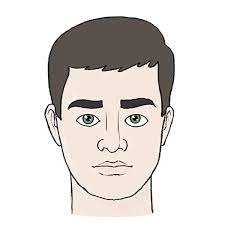
#> input picture HWs/4/face.jpg, 225 x 225 px
$ jupyter execute Q3.ipynb
#> lines starting #> are read from the running program, lines starting #| are printed output that depends on the picture; after the words box and inside, x2 and y2 are one past the last pixel; in counts of white or black regions, pixels touching at a corner belong together
# Q3

[cell 1]
import cv2
import numpy as np
import matplotlib.pyplot as plt

[cell 2]
image = cv2.imread('face.jpg')[:,:,::-1]

[cell 3]
plt.imshow(image)

[cell 4]
def segment(image):
    segmented_image = None
    img=cv2.cvtColor(image,cv2.COLOR_RGB2GRAY)
    _,thr=cv2.threshold(img,75,255,cv2.THRESH_BINARY + cv2.THRESH_OTSU)
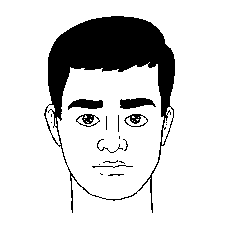
#> thr: shape (225, 225); 83.8% white; 20 black regions (12 under 20 px), largest, box (x1, y1, x2, y2) and area: (44, 16, 175, 213) 7208, (120, 98, 156, 109) 271, (68, 99, 103, 110) 259
    #size seed pixel:
    a=[75,75]
    #queue
    queue=[a]
    #flags
    f=np.zeros(thr.shape)
    f[0,0]=1
    while len(queue) >0:
        m=queue.pop(0)
        neighbor=[
            (m[0],m[1]-1),(m[0]-1,m[1]),(m[0]+1,m[1]),(m[0],m[1]+1)
        ]
        for i in neighbor:
            if thr[i] and f[i]==0:
                queue.append(i)
                f[i]=1
                thr[i]=75
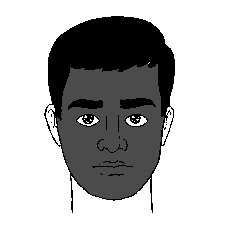
#> thr: shape (225, 225); min 0, max 255, mean 177
    segmented_image=thr
    return segmented_image

$ run again, with HWs/4/Q6-a-close.png saved as HWs/4/face.jpg
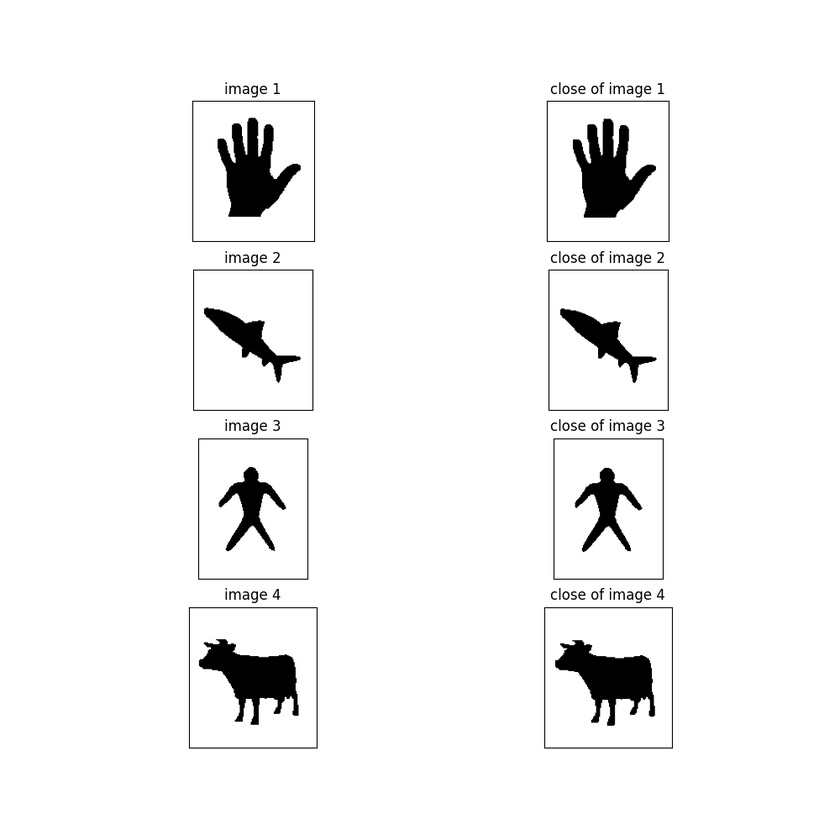
#> input picture HWs/4/Q6-a-close.png, 840 x 840 px, shrunk from 1000 x 1000 before the run
#> image is the input picture: shape (840, 840, 3); min 0, max 255, mean 243.8
#> in segment, `_,thr=cv2.threshold(img,75,255,cv2.THRESH_BINARY + cv2.THRESH_OTSU)`:
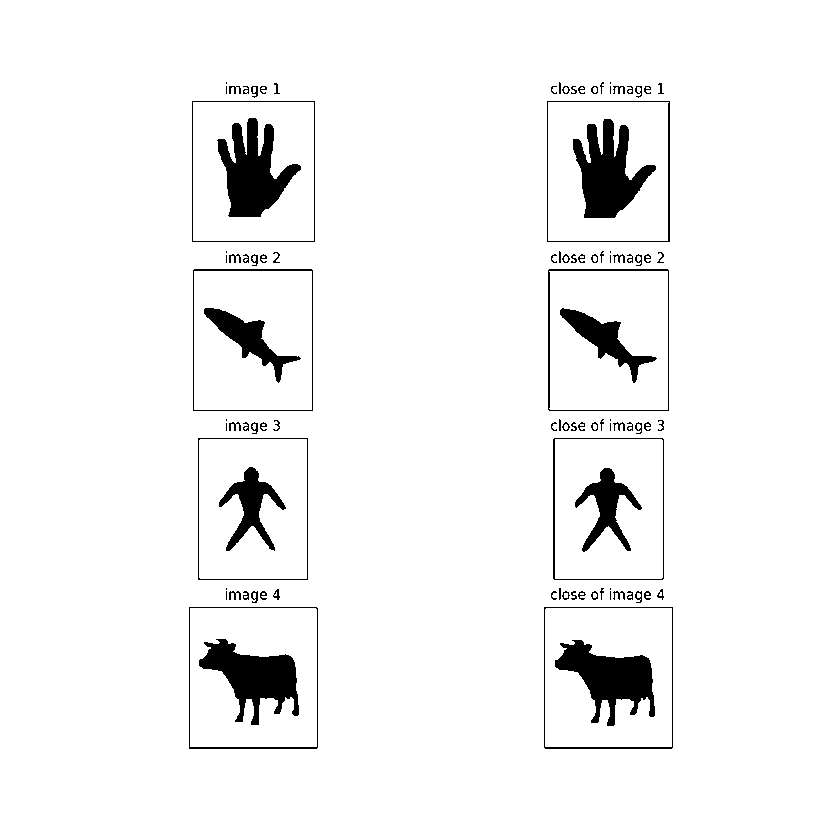
#> thr: shape (840, 840); 95.5% white; 100 black regions (17 under 20 px), largest, box (x1, y1, x2, y2) and area: (217, 118, 301, 217) 4309, (573, 119, 656, 218) 4288, (555, 640, 655, 726) 4096
#> after the loop in segment, `while len(queue) >0:`:
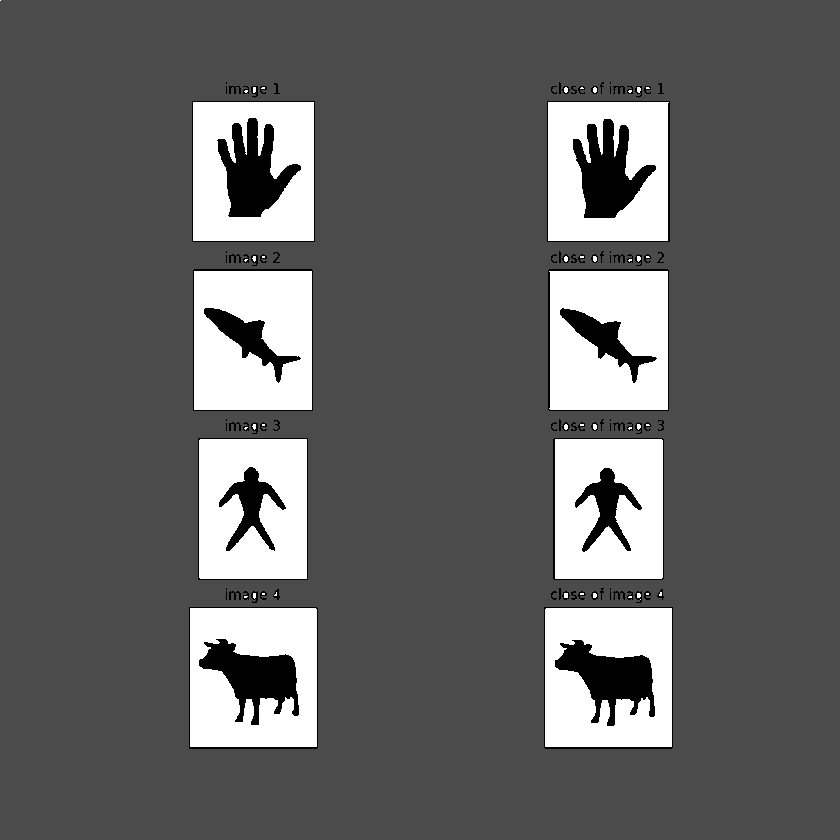
#> thr: shape (840, 840); min 0, max 255, mean 99.1
